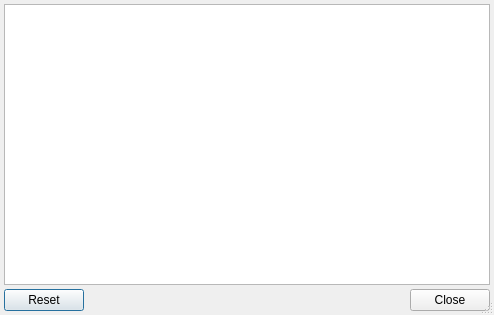
<?xml version="1.0" encoding="UTF-8"?>
<ui version="4.0">
 <class>ScanTestDialog</class>
 <widget class="QDialog" name="ScanTestDialog">
  <property name="geometry">
   <rect>
    <x>0</x>
    <y>0</y>
    <width>494</width>
    <height>315</height>
   </rect>
  </property>
  <property name="windowTitle">
   <string>Проверка сканера</string>
  </property>
  <property name="sizeGripEnabled">
   <bool>true</bool>
  </property>
  <layout class="QGridLayout" name="gridLayout">
   <property name="margin">
    <number>4</number>
   </property>
   <property name="spacing">
    <number>4</number>
   </property>
   <item row="0" column="0">
    <widget class="QPlainTextEdit" name="edtSample">
     <property name="readOnly">
      <bool>true</bool>
     </property>
    </widget>
   </item>
   <item row="1" column="0">
    <widget class="QDialogButtonBox" name="buttonBox">
     <property name="orientation">
      <enum>Qt::Horizontal</enum>
     </property>
     <property name="standardButtons">
      <set>QDialogButtonBox::Close|QDialogButtonBox::Reset</set>
     </property>
     <property name="centerButtons">
      <bool>false</bool>
     </property>
    </widget>
   </item>
  </layout>
 </widget>
 <resources/>
 <connections>
  <connection>
   <sender>buttonBox</sender>
   <signal>rejected()</signal>
   <receiver>ScanTestDialog</receiver>
   <slot>reject()</slot>
   <hints>
    <hint type="sourcelabel">
     <x>367</x>
     <y>296</y>
    </hint>
    <hint type="destinationlabel">
     <x>389</x>
     <y>279</y>
    </hint>
   </hints>
  </connection>
  <connection>
   <sender>buttonBox</sender>
   <signal>clicked(QAbstractButton*)</signal>
   <receiver>edtSample</receiver>
   <slot>clear()</slot>
   <hints>
    <hint type="sourcelabel">
     <x>39</x>
     <y>289</y>
    </hint>
    <hint type="destinationlabel">
     <x>38</x>
     <y>258</y>
    </hint>
   </hints>
  </connection>
 </connections>
</ui>
